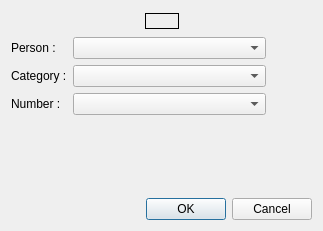
<?xml version="1.0" encoding="UTF-8"?>
<ui version="4.0">
 <class>NewCompetitorDialog</class>
 <widget class="QDialog" name="NewCompetitorDialog">
  <property name="geometry">
   <rect>
    <x>0</x>
    <y>0</y>
    <width>323</width>
    <height>231</height>
   </rect>
  </property>
  <property name="windowTitle">
   <string>Create a new competitor</string>
  </property>
  <layout class="QVBoxLayout" name="verticalLayout">
   <item>
    <layout class="QHBoxLayout" name="horizontalLayout">
     <item>
      <spacer name="horizontalSpacer">
       <property name="orientation">
        <enum>Qt::Horizontal</enum>
       </property>
       <property name="sizeHint" stdset="0">
        <size>
         <width>40</width>
         <height>20</height>
        </size>
       </property>
      </spacer>
     </item>
     <item>
      <widget class="QPushButton" name="m_pb_photo">
       <property name="styleSheet">
        <string>border : 1px solid black;</string>
       </property>
       <property name="text">
        <string/>
       </property>
       <property name="icon">
        <iconset resource="../../../common/icons/chrono.qrc">
         <normaloff>:/common/nobody.png</normaloff>:/common/nobody.png</iconset>
       </property>
       <property name="iconSize">
        <size>
         <width>56</width>
         <height>80</height>
        </size>
       </property>
       <property name="flat">
        <bool>true</bool>
       </property>
      </widget>
     </item>
     <item>
      <spacer name="horizontalSpacer_2">
       <property name="orientation">
        <enum>Qt::Horizontal</enum>
       </property>
       <property name="sizeHint" stdset="0">
        <size>
         <width>40</width>
         <height>20</height>
        </size>
       </property>
      </spacer>
     </item>
    </layout>
   </item>
   <item>
    <layout class="QGridLayout" name="gridLayout">
     <item row="0" column="0">
      <widget class="QLabel" name="label">
       <property name="text">
        <string>Person :</string>
       </property>
      </widget>
     </item>
     <item row="0" column="1">
      <widget class="QComboBox" name="m_cb_person">
       <property name="sizePolicy">
        <sizepolicy hsizetype="MinimumExpanding" vsizetype="Fixed">
         <horstretch>0</horstretch>
         <verstretch>0</verstretch>
        </sizepolicy>
       </property>
      </widget>
     </item>
     <item row="0" column="2">
      <widget class="QPushButton" name="m_pb_add_person">
       <property name="text">
        <string/>
       </property>
       <property name="icon">
        <iconset resource="../../../common/icons/chrono.qrc">
         <normaloff>:/common/edit_add.png</normaloff>:/common/edit_add.png</iconset>
       </property>
       <property name="flat">
        <bool>true</bool>
       </property>
      </widget>
     </item>
     <item row="1" column="0">
      <widget class="QLabel" name="label_2">
       <property name="text">
        <string>Category :</string>
       </property>
      </widget>
     </item>
     <item row="1" column="1">
      <widget class="QComboBox" name="m_cb_category">
       <property name="sizePolicy">
        <sizepolicy hsizetype="MinimumExpanding" vsizetype="Fixed">
         <horstretch>0</horstretch>
         <verstretch>0</verstretch>
        </sizepolicy>
       </property>
      </widget>
     </item>
     <item row="1" column="2">
      <widget class="QPushButton" name="m_pb_add_category">
       <property name="text">
        <string/>
       </property>
       <property name="icon">
        <iconset resource="../../../common/icons/chrono.qrc">
         <normaloff>:/common/edit_add.png</normaloff>:/common/edit_add.png</iconset>
       </property>
       <property name="flat">
        <bool>true</bool>
       </property>
      </widget>
     </item>
     <item row="2" column="0">
      <widget class="QLabel" name="label_3">
       <property name="text">
        <string>Number :</string>
       </property>
      </widget>
     </item>
     <item row="2" column="1">
      <widget class="QComboBox" name="m_cb_number"/>
     </item>
    </layout>
   </item>
   <item>
    <spacer name="verticalSpacer">
     <property name="orientation">
      <enum>Qt::Vertical</enum>
     </property>
     <property name="sizeHint" stdset="0">
      <size>
       <width>20</width>
       <height>1</height>
      </size>
     </property>
    </spacer>
   </item>
   <item>
    <widget class="QDialogButtonBox" name="m_button_box">
     <property name="orientation">
      <enum>Qt::Horizontal</enum>
     </property>
     <property name="standardButtons">
      <set>QDialogButtonBox::Cancel|QDialogButtonBox::Ok</set>
     </property>
    </widget>
   </item>
  </layout>
 </widget>
 <resources>
  <include location="../../../common/icons/chrono.qrc"/>
 </resources>
 <connections>
  <connection>
   <sender>m_button_box</sender>
   <signal>rejected()</signal>
   <receiver>NewCompetitorDialog</receiver>
   <slot>reject()</slot>
   <hints>
    <hint type="sourcelabel">
     <x>316</x>
     <y>260</y>
    </hint>
    <hint type="destinationlabel">
     <x>286</x>
     <y>274</y>
    </hint>
   </hints>
  </connection>
 </connections>
</ui>
